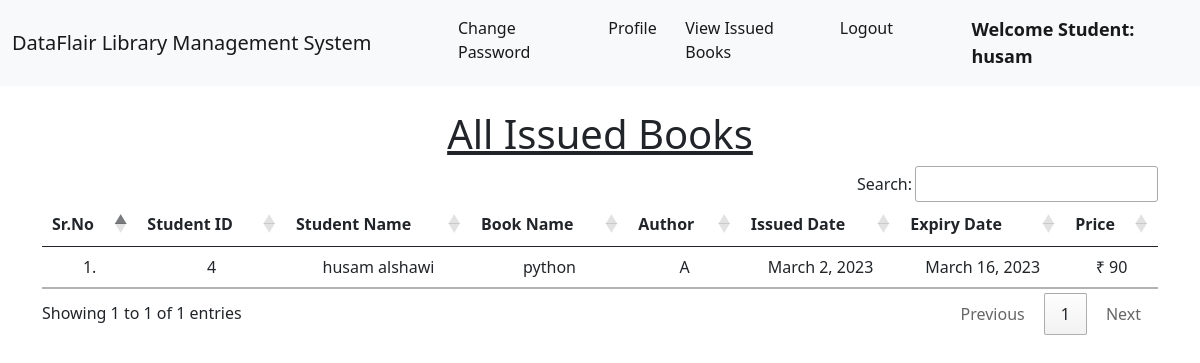
The page /student_issued_books/ (signed in) on the database its author committed.
### library/models.py (models this page shows, shortened)
class Book(models.Model):
    name = models.CharField(max_length=200)
    author = models.CharField(max_length=200)
    isbn = models.PositiveIntegerField()
    category = models.CharField(max_length=50)
    Price = models.CharField(max_length=10, blank=True)

class IssuedBook(models.Model):
    student_id = models.CharField(max_length=100, blank=True)
    isbn = models.CharField(max_length=13)
    issued_date = models.DateField(auto_now=True)
    expiry_date = models.DateField(default=expiry)

### library/views.py (the view)
# urls.py: path("student_issued_books/", views.student_issued_books, name="student_issued_books"),
@login_required(login_url = '/student_login')
def student_issued_books(request):
    student = Student.objects.filter(user_id=request.user.id)
    issuedBooks = IssuedBook.objects.filter(student_id=student[0].user_id)
    li1 = []
    li2 = []
    for i in issuedBooks:
        books = Book.objects.filter(isbn=i.isbn)
        for book in books:
            t=(request.user.id, request.user.get_full_name, book.name,book.author)
            li1.append(t)
        days=(date.today()-i.issued_date)
        d=days.days
        fine=0
        if d>15:
            day=d-14
            fine=day*5
        t=(issuedBooks[0].issued_date, issuedBooks[0].expiry_date, fine)
        li2.append(t)
    return render(request,'student_issued_books.html',{'li1':li1, 'li2':li2})

### library/templates/student_issued_books.html (shortened to what this page needs)
{% extends 'student_navbar.html' %}
{% load static %}
{% block body %}
<div class="container mt-4">
    <h1 class="text-center"><u>All Issued Books</u></h1>
    <table class="table table-hover" id="example">
        <thead>
            <tr class="text-center">
                <th>Sr.No</th>
                <th>Student ID</th>
                <th>Student Name</th>
                <th>Book Name</th>
                <th>Author</th>
                <th>Issued Date</th>
                <th>Expiry Date</th>
                <th>Price</th>
            </tr>
        </thead>
        <tbody>
            {% for i in li1 %}
            <tr class="text-center">
                <td>{{forloop.counter}}.</td>
                <td>{{i.0}}</td>
                <td>{{i.1}}</td>
                <td>{{i.2}}</td>
                <td>{{i.3}}</td>
                {% endfor %}
                {% for i in li2 %}
                <td>{{i.0}}</td>
                <td>{{i.1}}</td>
                <td>₹ {{i.2}}</td>
            </tr>
            {% endfor %}
        </tbody>
    </table>
    </div>
{% endblock %}

### library/templates/student_navbar.html (shortened to what this page needs)
<!doctype html>
<html lang="en">
  <head>
    <link href="https://cdn.jsdelivr.net/npm/bootstrap@5.1.0/dist/css/bootstrap.min.css" rel="stylesheet">
    <link rel="stylesheet" href="https://cdn.datatables.net/1.10.25/css/jquery.dataTables.min.css">
    <link rel="stylesheet" href="https://cdn.datatables.net/buttons/1.7.1/css/buttons.dataTables.min.css">
  </head>
  <body>
    <nav class="navbar navbar-expand-lg navbar-light bg-light sticky-top">
        <div class="container-fluid">
          <a class="navbar-brand" href="#">DataFlair Library Management System</a>
          <div class="collapse navbar-collapse" id="navbarSupportedContent">
            <ul class="navbar-nav me-auto mb-2 mb-lg-0">
              <li class="nav-item">
                <a class="nav-link active" aria-current="page" href="/change_password/">Change Password</a>
              </li>
              <li class="nav-item">
                <a class="nav-link active" aria-current="page" href="/profile/">Profile</a>
              </li>
              <li class="nav-item">
                <a class="nav-link active" aria-current="page" href="/student_issued_books/">View Issued Books</a>
              </li>
              <li class="nav-item">
                <a class="nav-link active" aria-current="page" href="/logout/">Logout</a>
              </li>
              <li class="nav-item">
                <a style="font-weight:600; font-family:'Segoe UI', Tahoma, Geneva, Verdana, sans-serif; font-size: large;" class="nav-link active" href="#">Welcome Student: {{request.user}}</a>
              </li>
            </ul>
          </div>
        </div>
      </nav>
      {% block body %}
      {% endblock %}
  </body>
</html>

### rows shown on the page
Book: name "python"
IssuedBook: issued_date "March 2, 2023", expiry_date "March 16, 2023"

### other values the page prints
{{ request.user }} "husam"
{{ i.0 }} "4"
{{ i.1 }} "husam alshawi"
{{ i.3 }} "A"
{{ i.2 }} "90"
